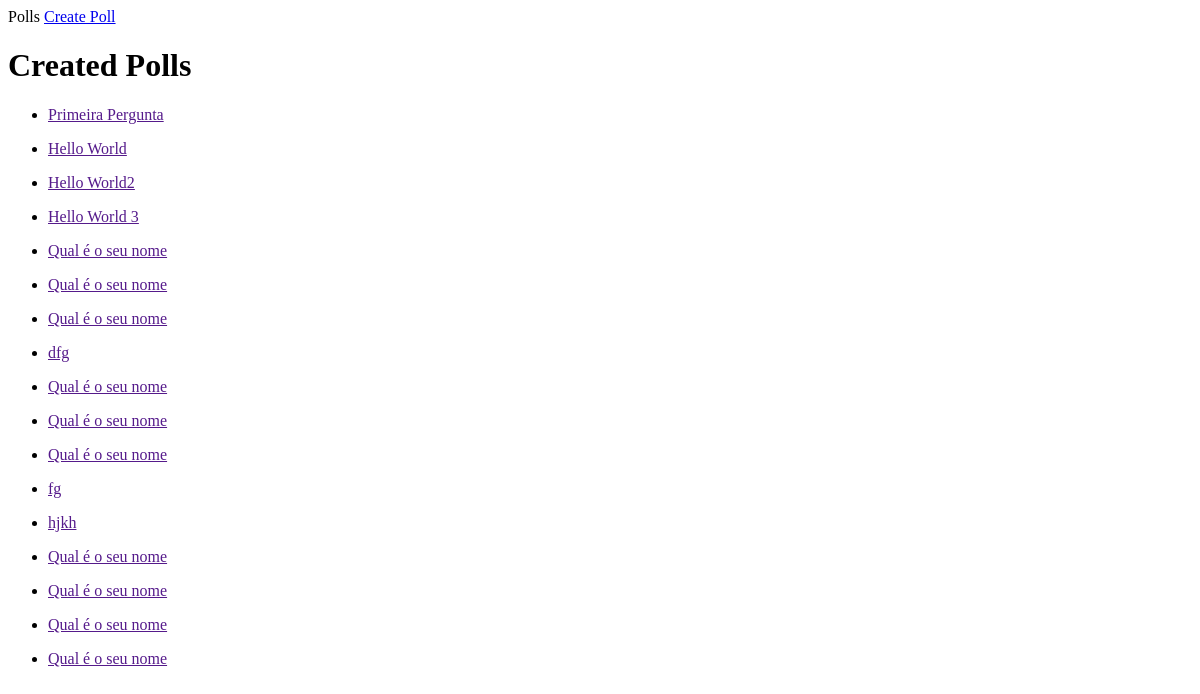
Before: / with the older database file.
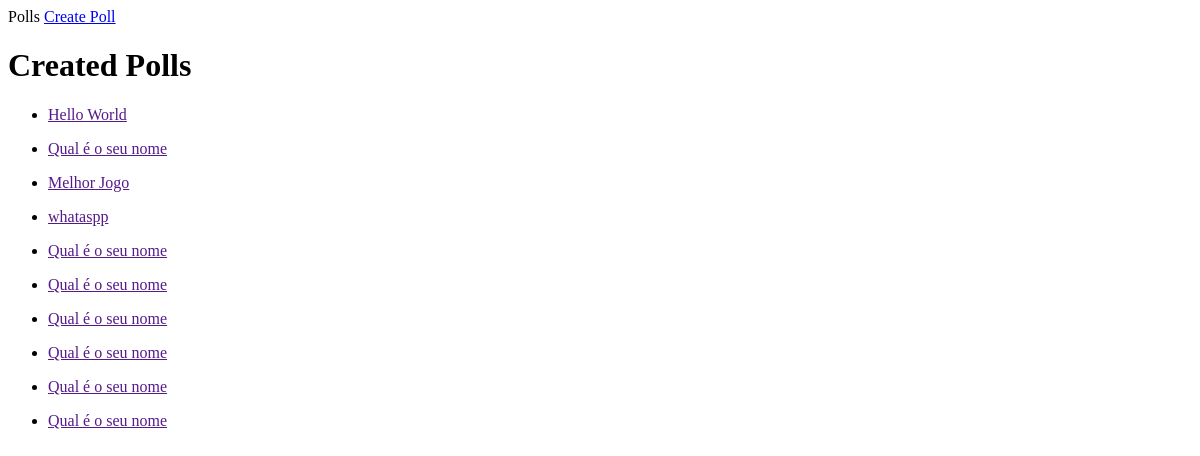
After: the same page with the newer database file.
### poll/models.py (models this page shows, shortened)
class Pergunta(models.Model):
    texto_pergunta = models.TextField(max_length=200)

### poll/views.py (the view)
# urls.py: path('', Home_view.as_view(), name = 'home'),
class Home_view(ListView):
    model = Pergunta
    template_name = 'home.html'

### polls/templates/home.html
{%extends 'base.html'%}
{%block content%}
<h1>Created Polls</h1>
{%for p in pergunta_list%}
    <ul>
    <li><a href="">{{p.texto_pergunta}}</a></li>
    </ul>
{%endfor%}
{%endblock content%}

### polls/templates/base.html (shortened to what this page needs)
<!DOCTYPE html>
<html lang="en">
<head>
</head>
<header>
    <nav>
        Polls
        <a href="{%url 'create'%}" target="_blank">Create Poll</a>
    </nav>
</header>
<body>
    {%block content%}
    {%endblock content%}
</body>
</html>

Changed rows visible on the page:
removed Pergunta: texto_pergunta "Primeira Pergunta"
removed Pergunta: texto_pergunta "Hello World2"
removed Pergunta: texto_pergunta "Hello World 3"
removed Pergunta: texto_pergunta "dfg"
removed Pergunta: texto_pergunta "fg"
removed Pergunta: texto_pergunta "hjkh"
removed Pergunta: texto_pergunta "Qual é o seu nome"
removed Pergunta: texto_pergunta "Qual é o seu nome"
removed Pergunta: texto_pergunta "Qual é o seu nome"
added Pergunta: texto_pergunta "Melhor Jogo"
added Pergunta: texto_pergunta "whataspp"
